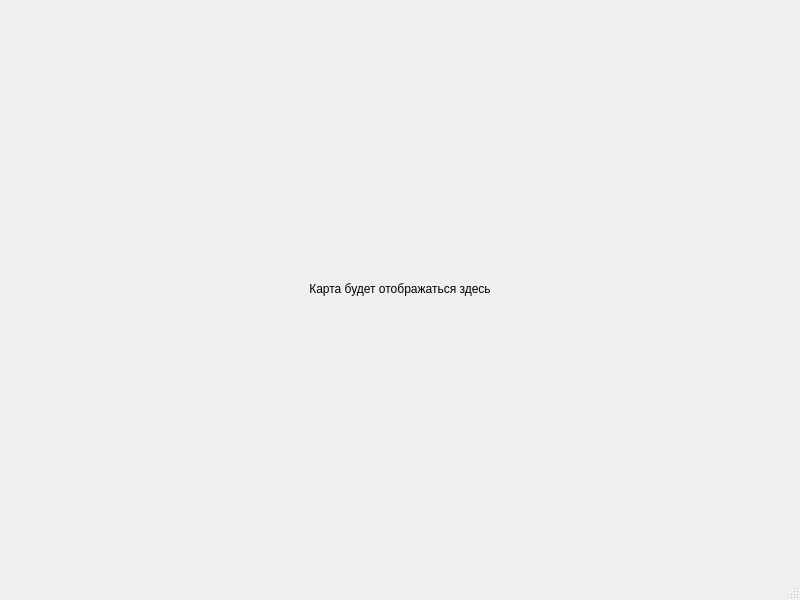
<?xml version="1.0" encoding="UTF-8"?>
<ui version="4.0">
 <class>MainWindow</class>
 <widget class="QMainWindow" name="MainWindow">
  <property name="geometry">
   <rect>
    <x>0</x>
    <y>0</y>
    <width>800</width>
    <height>600</height>
   </rect>
  </property>
  <property name="windowTitle">
   <string>Map Viewer</string>
  </property>
  <widget class="QWidget" name="centralwidget">
   <layout class="QVBoxLayout" name="verticalLayout">
    <item>
     <widget class="QLabel" name="g_map">
      <property name="text">
       <string>Карта будет отображаться здесь</string>
      </property>
      <property name="alignment">
       <set>Qt::AlignCenter</set>
      </property>
     </widget>
    </item>
   </layout>
  </widget>
  <widget class="QMenuBar" name="menubar">
   <property name="geometry">
    <rect>
     <x>0</x>
     <y>0</y>
     <width>800</width>
     <height>21</height>
    </rect>
   </property>
  </widget>
  <widget class="QStatusBar" name="statusbar"/>
 </widget>
 <resources/>
 <connections/>
</ui>
